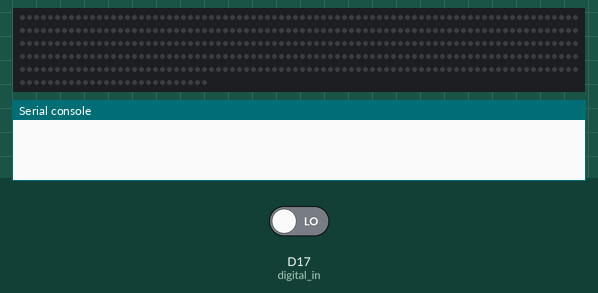
Bench run of a program on a simulated CircuitPython board. On the bench: 427 RGB LEDs in strip order, left to right, continuing on the next row, the last lines printed to the serial console. The test bench sets the inputs (shaded band); at power-on: D17 (digital_in) LOW. Dim RGB values are drawn brighter than linear.

Above: at 1.2 s.
1.3 s: D17 (digital_in) driven HIGH
At 1.97 s:
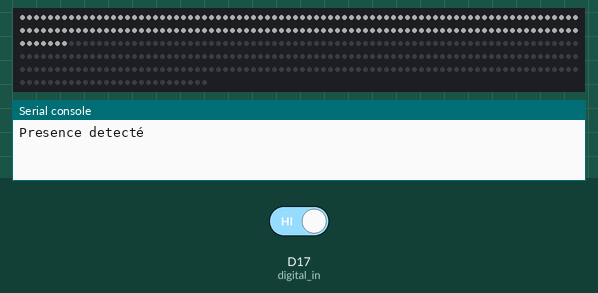
At 3.4 s:
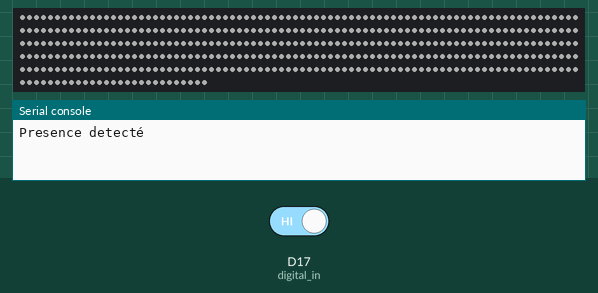
Timing chart, 0 to 4.9 s (numbered marks = the images above; inputs shaded):
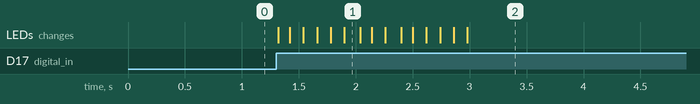

The program:

Raspberry_StairsWithNeopixel.py
```python
### Gestion des leds de l'escalier
import time
import board
import neopixel
import digitalio
#from analogio import AnalogIn

class Escalier:
    class Detecteur:
        def __init__(self, name, gpio):
            self.name = name
            self.gpio = gpio # 17
            self.digital_in = digitalio.DigitalInOut(board.D17)
            self.digital_in.direction = digitalio.Direction.INPUT

        def listen(self):
            while True:
                print(self.digital_in.value)

    class Marche:
        def __init__(self, name, led_start, led_end, pixels):
            self.name = name
            self.led_start = led_start
            self.led_end = led_end
            self.pixels = pixels

        def TurnOn(self):
            for nb in range(self.led_start, self.led_end):
                self.pixels[nb] = (100,100,100,255)
            self.pixels.show()
                #time.sleep(0.1)

        def TurnOn_Slow(self):
            for nb in range(self.led_start, self.led_end):
                self.pixels[nb] = (50,50,50,255)
                self.pixels.show()

        def TurnOff(self):
            for nb in range(self.led_start, self.led_end):
                self.pixels[nb] = (0,0,0,0)
            self.pixels.show()

    def __init__(self, name, nbMarche, ledMarche):
        self.name = name
        self.nbMarche = nbMarche
        # Table de correspondance avec le numero des marches et la premiere et derniere led
        self.ledMarche = ledMarche
        self.marches = []
        self.detecteurs = []
        self.pixel_pin = board.D18
        self.num_pixels = 427
        self.ORDER = neopixel.RGBW
        self.pixels = neopixel.NeoPixel(
            self.pixel_pin, self.num_pixels, brightness=0.2, auto_write=False, pixel_order=self.ORDER
            )

    def createMarches(self):
        for numero in range(self.nbMarche):
            ledStart = self.ledMarche[numero][1]
            ledEnd = self.ledMarche[numero][2]
            marche = self.Marche(numero,ledStart,ledEnd,self.pixels)
            self.marches.append(marche)

    def createDetecteurs(self):
        self.detecteurs.append(self.Detecteur("bas", 17))

    def reversed_cascade(self, wait_time):
        for marche in reversed(self.marches):
            marche.TurnOn()
            time.sleep(wait_time)

    def cascade(self, wait_time):
        for marche in self.marches:
            marche.TurnOn()
            time.sleep(wait_time)

    def turnOn(self):
        for marche in self.marches:
            marche.TurnOn()

    def TurnOff(self, wait_time):
        for marche in self.marches:
            marche.TurnOff()

# Variable codant l'escalier avec leds corresponds aux marche
ledMarche = [
    # NumeroDeMarche ledStart ledEnd
    [1,0,28],
    [2,28,56],
    [3,56,84],
    [4,84,112],
    [5,112,141],
    [6,141,167],
    [7,167,199],
    [8,199,228],
    [9,228,256],
    [10,256,292],
    [11,292,319],
    [12,319,346],
    [13,346,373],
    [14,373,400],
    [15,400,427]
]

escalier = Escalier("escalier",len(ledMarche),ledMarche)
escalier.createMarches()
escalier.createDetecteurs()
#escalier.detecteurs[0].listen()

while True:
    wait_time = 0.1
    #print(escalier.detecteurs[0].digital_in.value)
    if escalier.detecteurs[0].digital_in.value == True:
        print("Presence detecté")
        escalier.cascade(wait_time)
        time.sleep(20)
        print("Turn Off !")
        escalier.TurnOff(wait_time)
```

Measured:
- after the input at 1.3 s, the LEDs: first change at once (image 1 shows a later state)
